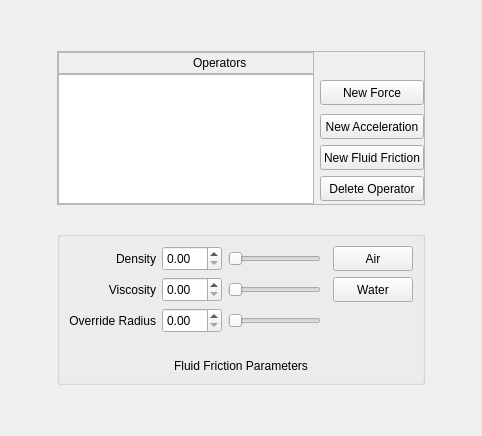
         <widget class="QWidget" name="ProgramTab" >
          <attribute name="title" >
           <string>Program</string>
          </attribute>
          <layout class="QGridLayout" name="gridLayout_15" >
           <item row="3" column="1" >
            <widget class="QGroupBox" name="ForceParametersBox" >
             <property name="sizePolicy" >
              <sizepolicy vsizetype="Preferred" hsizetype="Preferred" >
               <horstretch>0</horstretch>
               <verstretch>0</verstretch>
              </sizepolicy>
             </property>
             <property name="minimumSize" >
              <size>
               <width>0</width>
               <height>0</height>
              </size>
             </property>
             <property name="title" >
              <string/>
             </property>
             <layout class="QGridLayout" name="gridLayout_22" >
              <item row="0" column="4" >
               <widget class="QPushButton" name="AirButton" >
                <property name="sizePolicy" >
                 <sizepolicy vsizetype="Fixed" hsizetype="Fixed" >
                  <horstretch>0</horstretch>
                  <verstretch>0</verstretch>
                 </sizepolicy>
                </property>
                <property name="minimumSize" >
                 <size>
                  <width>0</width>
                  <height>25</height>
                 </size>
                </property>
                <property name="text" >
                 <string>Air</string>
                </property>
               </widget>
              </item>
              <item row="1" column="4" >
               <widget class="QPushButton" name="WaterButton" >
                <property name="sizePolicy" >
                 <sizepolicy vsizetype="Fixed" hsizetype="Fixed" >
                  <horstretch>0</horstretch>
                  <verstretch>0</verstretch>
                 </sizepolicy>
                </property>
                <property name="minimumSize" >
                 <size>
                  <width>0</width>
                  <height>25</height>
                 </size>
                </property>
                <property name="text" >
                 <string>Water</string>
                </property>
               </widget>
              </item>
              <item row="0" column="0" >
               <widget class="QLabel" name="FirstParameterLabel" >
                <property name="sizePolicy" >
                 <sizepolicy vsizetype="Fixed" hsizetype="Preferred" >
                  <horstretch>0</horstretch>
                  <verstretch>0</verstretch>
                 </sizepolicy>
                </property>
                <property name="minimumSize" >
                 <size>
                  <width>0</width>
                  <height>25</height>
                 </size>
                </property>
                <property name="text" >
                 <string>Density</string>
                </property>
                <property name="alignment" >
                 <set>Qt::AlignRight|Qt::AlignTrailing|Qt::AlignVCenter</set>
                </property>
               </widget>
              </item>
              <item row="1" column="0" >
               <widget class="QLabel" name="SecondParameterLabel" >
                <property name="sizePolicy" >
                 <sizepolicy vsizetype="Fixed" hsizetype="Preferred" >
                  <horstretch>0</horstretch>
                  <verstretch>0</verstretch>
                 </sizepolicy>
                </property>
                <property name="minimumSize" >
                 <size>
                  <width>0</width>
                  <height>25</height>
                 </size>
                </property>
                <property name="text" >
                 <string>Viscosity</string>
                </property>
                <property name="alignment" >
                 <set>Qt::AlignRight|Qt::AlignTrailing|Qt::AlignVCenter</set>
                </property>
               </widget>
              </item>
              <item row="2" column="0" >
               <widget class="QLabel" name="ThirdParameterLabel" >
                <property name="sizePolicy" >
                 <sizepolicy vsizetype="Fixed" hsizetype="Preferred" >
                  <horstretch>0</horstretch>
                  <verstretch>0</verstretch>
                 </sizepolicy>
                </property>
                <property name="minimumSize" >
                 <size>
                  <width>0</width>
                  <height>25</height>
                 </size>
                </property>
                <property name="text" >
                 <string>Override Radius</string>
                </property>
                <property name="alignment" >
                 <set>Qt::AlignRight|Qt::AlignTrailing|Qt::AlignVCenter</set>
                </property>
               </widget>
              </item>
              <item row="1" column="1" >
               <widget class="QDoubleSpinBox" name="SecondParameterSpinBox" >
                <property name="sizePolicy" >
                 <sizepolicy vsizetype="Fixed" hsizetype="Fixed" >
                  <horstretch>0</horstretch>
                  <verstretch>0</verstretch>
                 </sizepolicy>
                </property>
                <property name="minimumSize" >
                 <size>
                  <width>60</width>
                  <height>25</height>
                 </size>
                </property>
                <property name="maximumSize" >
                 <size>
                  <width>60</width>
                  <height>25</height>
                 </size>
                </property>
               </widget>
              </item>
              <item row="2" column="1" >
               <widget class="QDoubleSpinBox" name="ThirdParameterSpinBox" >
                <property name="sizePolicy" >
                 <sizepolicy vsizetype="Fixed" hsizetype="Fixed" >
                  <horstretch>0</horstretch>
                  <verstretch>0</verstretch>
                 </sizepolicy>
                </property>
                <property name="minimumSize" >
                 <size>
                  <width>60</width>
                  <height>25</height>
                 </size>
                </property>
                <property name="maximumSize" >
                 <size>
                  <width>60</width>
                  <height>25</height>
                 </size>
                </property>
               </widget>
              </item>
              <item row="0" column="2" >
               <widget class="QSlider" name="FirstParameterSlider" >
                <property name="orientation" >
                 <enum>Qt::Horizontal</enum>
                </property>
               </widget>
              </item>
              <item row="1" column="2" >
               <widget class="QSlider" name="SecondParameterSlider" >
                <property name="orientation" >
                 <enum>Qt::Horizontal</enum>
                </property>
               </widget>
              </item>
              <item row="0" column="1" >
               <widget class="QDoubleSpinBox" name="FirstParameterSpinBox" >
                <property name="sizePolicy" >
                 <sizepolicy vsizetype="Fixed" hsizetype="Fixed" >
                  <horstretch>0</horstretch>
                  <verstretch>0</verstretch>
                 </sizepolicy>
                </property>
                <property name="minimumSize" >
                 <size>
                  <width>60</width>
                  <height>25</height>
                 </size>
                </property>
                <property name="maximumSize" >
                 <size>
                  <width>60</width>
                  <height>25</height>
                 </size>
                </property>
               </widget>
              </item>
              <item row="2" column="2" >
               <widget class="QSlider" name="ThirdParameterSlider" >
                <property name="orientation" >
                 <enum>Qt::Horizontal</enum>
                </property>
               </widget>
              </item>
              <item row="4" column="0" colspan="5" >
               <widget class="QLabel" name="FluidFrictionParametersLabel" >
                <property name="text" >
                 <string>Fluid Friction Parameters</string>
                </property>
                <property name="alignment" >
                 <set>Qt::AlignCenter</set>
                </property>
               </widget>
              </item>
              <item row="3" column="0" colspan="5" >
               <spacer name="verticalSpacer_18" >
                <property name="orientation" >
                 <enum>Qt::Vertical</enum>
                </property>
                <property name="sizeType" >
                 <enum>QSizePolicy::Fixed</enum>
                </property>
                <property name="sizeHint" stdset="0" >
                 <size>
                  <width>20</width>
                  <height>20</height>
                 </size>
                </property>
               </spacer>
              </item>
             </layout>
            </widget>
           </item>
           <item rowspan="3" row="1" column="0" >
            <spacer name="horizontalSpacer_40" >
             <property name="orientation" >
              <enum>Qt::Horizontal</enum>
             </property>
             <property name="sizeType" >
              <enum>QSizePolicy::Preferred</enum>
             </property>
             <property name="sizeHint" stdset="0" >
              <size>
               <width>40</width>
               <height>20</height>
              </size>
             </property>
            </spacer>
           </item>
           <item rowspan="3" row="1" column="2" >
            <spacer name="horizontalSpacer_41" >
             <property name="orientation" >
              <enum>Qt::Horizontal</enum>
             </property>
             <property name="sizeType" >
              <enum>QSizePolicy::Preferred</enum>
             </property>
             <property name="sizeHint" stdset="0" >
              <size>
               <width>40</width>
               <height>20</height>
              </size>
             </property>
            </spacer>
           </item>
           <item row="1" column="1" >
            <widget class="QFrame" name="OperatorsFrame" >
             <property name="frameShape" >
              <enum>QFrame::StyledPanel</enum>
             </property>
             <property name="frameShadow" >
              <enum>QFrame::Raised</enum>
             </property>
             <layout class="QGridLayout" name="gridLayout_16" >
              <property name="verticalSpacing" >
               <number>0</number>
              </property>
              <property name="margin" >
               <number>0</number>
              </property>
              <item rowspan="4" row="1" column="0" >
               <widget class="QListView" name="OperatorsList" >
                <property name="minimumSize" >
                 <size>
                  <width>150</width>
                  <height>130</height>
                 </size>
                </property>
               </widget>
              </item>
              <item row="1" column="1" >
               <widget class="QPushButton" name="NewForceButton" >
                <property name="sizePolicy" >
                 <sizepolicy vsizetype="Fixed" hsizetype="Minimum" >
                  <horstretch>0</horstretch>
                  <verstretch>0</verstretch>
                 </sizepolicy>
                </property>
                <property name="minimumSize" >
                 <size>
                  <width>0</width>
                  <height>25</height>
                 </size>
                </property>
                <property name="text" >
                 <string>New Force</string>
                </property>
               </widget>
              </item>
              <item row="4" column="1" >
               <widget class="QPushButton" name="DeleteOperatorButton" >
                <property name="sizePolicy" >
                 <sizepolicy vsizetype="Fixed" hsizetype="Minimum" >
                  <horstretch>0</horstretch>
                  <verstretch>0</verstretch>
                 </sizepolicy>
                </property>
                <property name="minimumSize" >
                 <size>
                  <width>0</width>
                  <height>25</height>
                 </size>
                </property>
                <property name="text" >
                 <string>Delete Operator</string>
                </property>
               </widget>
              </item>
              <item row="3" column="1" >
               <widget class="QPushButton" name="NewAccelerationButton" >
                <property name="sizePolicy" >
                 <sizepolicy vsizetype="Fixed" hsizetype="Minimum" >
                  <horstretch>0</horstretch>
                  <verstretch>0</verstretch>
                 </sizepolicy>
                </property>
                <property name="minimumSize" >
                 <size>
                  <width>0</width>
                  <height>25</height>
                 </size>
                </property>
                <property name="text" >
                 <string>New Fluid Friction</string>
                </property>
               </widget>
              </item>
              <item row="2" column="1" >
               <widget class="QPushButton" name="NewFluidFrictionButton" >
                <property name="sizePolicy" >
                 <sizepolicy vsizetype="Fixed" hsizetype="Minimum" >
                  <horstretch>0</horstretch>
                  <verstretch>0</verstretch>
                 </sizepolicy>
                </property>
                <property name="minimumSize" >
                 <size>
                  <width>0</width>
                  <height>25</height>
                 </size>
                </property>
                <property name="text" >
                 <string>New Acceleration</string>
                </property>
               </widget>
              </item>
              <item row="0" column="0" >
               <widget class="QFrame" name="OperatorsLabelFram" >
                <property name="sizePolicy" >
                 <sizepolicy vsizetype="Fixed" hsizetype="Preferred" >
                  <horstretch>0</horstretch>
                  <verstretch>0</verstretch>
                 </sizepolicy>
                </property>
                <property name="frameShape" >
                 <enum>QFrame::StyledPanel</enum>
                </property>
                <property name="frameShadow" >
                 <enum>QFrame::Raised</enum>
                </property>
                <layout class="QHBoxLayout" name="horizontalLayout_9" >
                 <property name="spacing" >
                  <number>0</number>
                 </property>
                 <property name="margin" >
                  <number>0</number>
                 </property>
                 <item>
                  <spacer name="horizontalSpacer_38" >
                   <property name="orientation" >
                    <enum>Qt::Horizontal</enum>
                   </property>
                   <property name="sizeHint" stdset="0" >
                    <size>
                     <width>134</width>
                     <height>20</height>
                    </size>
                   </property>
                  </spacer>
                 </item>
                 <item>
                  <widget class="QLabel" name="OperatorsLabel" >
                   <property name="sizePolicy" >
                    <sizepolicy vsizetype="Fixed" hsizetype="Preferred" >
                     <horstretch>0</horstretch>
                     <verstretch>0</verstretch>
                    </sizepolicy>
                   </property>
                   <property name="text" >
                    <string>Operators</string>
                   </property>
                  </widget>
                 </item>
                 <item>
                  <spacer name="horizontalSpacer_39" >
                   <property name="orientation" >
                    <enum>Qt::Horizontal</enum>
                   </property>
                   <property name="sizeHint" stdset="0" >
                    <size>
                     <width>40</width>
                     <height>20</height>
                    </size>
                   </property>
                  </spacer>
                 </item>
                </layout>
               </widget>
              </item>
             </layout>
            </widget>
           </item>
           <item row="0" column="0" colspan="3" >
            <spacer name="verticalSpacer_16" >
             <property name="orientation" >
              <enum>Qt::Vertical</enum>
             </property>
             <property name="sizeType" >
              <enum>QSizePolicy::Expanding</enum>
             </property>
             <property name="sizeHint" stdset="0" >
              <size>
               <width>20</width>
               <height>40</height>
              </size>
             </property>
            </spacer>
           </item>
           <item row="5" column="0" colspan="3" >
            <spacer name="verticalSpacer_17" >
             <property name="orientation" >
              <enum>Qt::Vertical</enum>
             </property>
             <property name="sizeType" >
              <enum>QSizePolicy::Expanding</enum>
             </property>
             <property name="sizeHint" stdset="0" >
              <size>
               <width>20</width>
               <height>40</height>
              </size>
             </property>
            </spacer>
           </item>
           <item row="2" column="1" >
            <spacer name="verticalSpacer_19" >
             <property name="orientation" >
              <enum>Qt::Vertical</enum>
             </property>
             <property name="sizeType" >
              <enum>QSizePolicy::Fixed</enum>
             </property>
             <property name="sizeHint" stdset="0" >
              <size>
               <width>20</width>
               <height>20</height>
              </size>
             </property>
            </spacer>
           </item>
          </layout>
         </widget>
